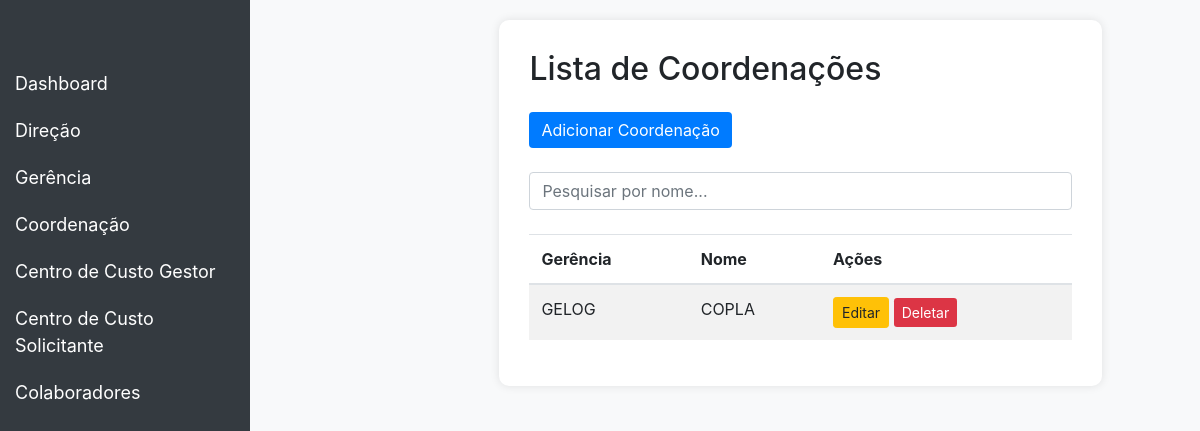
Before: /contratos/listarcoordenacoes/ with the older database file.
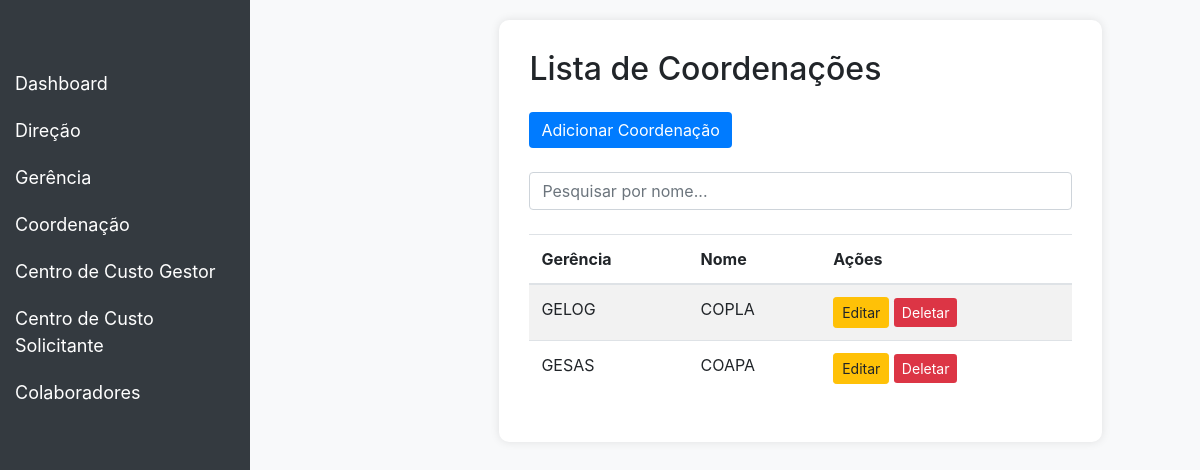
After: the same page with the newer database file.
### contract/models.py (models this page shows, shortened)
class Coordenacao(models.Model):
    nome = models.CharField(max_length=100)
    gerencia = models.ForeignKey(Gerencia, on_delete=models.CASCADE, related_name='coordenacoes')
    class Meta:
        verbose_name = 'Coordenação'
        verbose_name_plural = 'Coordenações'
        unique_together = ('gerencia','nome')

class Gerencia(models.Model):
    nome = models.CharField(max_length=100)
    direcao = models.ForeignKey(Direcao, on_delete=models.CASCADE, related_name='gerencias')
    class Meta:
        verbose_name = 'Gerência'
        verbose_name_plural = 'Gerências'
        unique_together = ('direcao','nome')

### contract/views.py (the view)
# urls.py: path('listarcoordenacoes/', CoordenacaoListView.as_view(), name='coordenacao_list'),
class CoordenacaoListView(ListView):
    model = Coordenacao
    template_name = 'coordenacao_list.html'
    context_object_name = 'coordenacoes'

### contract/templates/coordenacao_list.html (shortened to what this page needs)
<!DOCTYPE html>
<html lang="en">
<head>
    <link href="https://stackpath.bootstrapcdn.com/bootstrap/4.5.2/css/bootstrap.min.css" rel="stylesheet">
</head>
<body>
<nav class="navbar navbar-expand-lg navbar-dark">
    <a class="navbar-brand" href="#">Dashboard</a>
</nav>
<div class="sidebar">
    <a href="{% url 'dashboard' %}">Dashboard</a>
    <button class="dropdown-btn">Direção
    </button>
    <button class="dropdown-btn">Gerência
    </button>
    <button class="dropdown-btn">Coordenação
    </button>
    <button class="dropdown-btn">Centro de Custo Gestor
    </button>
    <button class="dropdown-btn">Centro de Custo Solicitante
    </button>
    <button class="dropdown-btn">Colaboradores
    </button>
</div>
<div class="content">
    <div class="container">
        <div class="row justify-content-center">
            <div class="col-md-10">
                <div class="table-container">
                    <h2 class="mb-4">Lista de Coordenações</h2>
                    <div class="mb-4">
                        <a href="{% url 'coordenacao_create' %}" class="btn btn-primary">Adicionar Coordenação</a>
                    </div>
                    <div class="mb-4">
                        <input type="text" id="searchInput" class="form-control" placeholder="Pesquisar por nome...">
                    </div>
                    <table class="table table-striped">
                        <thead>
                            <tr>
                                <th>Gerência</th>
                                <th>Nome</th>
                                <th>Ações</th>
                            </tr>
                        </thead>
                        <tbody id="coordenacaoTable">
                            {% for coordenacao in coordenacoes %}
                            <tr>
                                <td>{{ coordenacao.gerencia.nome }}</td>
                                <td>{{ coordenacao.nome }}</td>
                                <td>
                                    <a href="{% url 'coordenacao_update' coordenacao.pk %}" class="btn btn-warning btn-sm">Editar</a>
                                    <a href="{% url 'coordenacao_delete' coordenacao.pk %}" class="btn btn-danger btn-sm">Deletar</a>
                                </td>
                            </tr>
                            {% endfor %}
                        </tbody>
                    </table>
                </div>
            </div>
        </div>
    </div>
</div>
</body>
</html>

Changed rows visible on the page:
added Coordenacao: gerencia.nome "GESAS", nome "COAPA"
